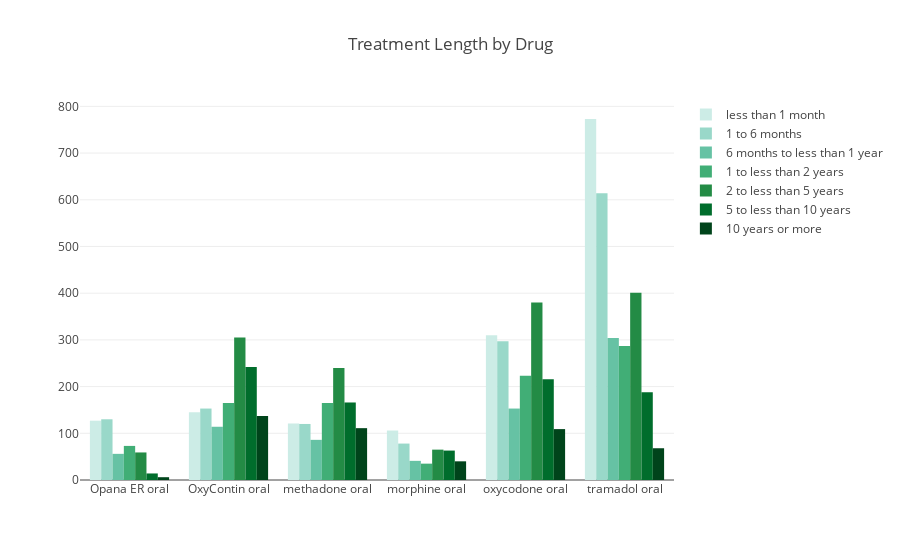

Notebook cell for this chart:
### Code cell
# interactive plot of treatment length
sortedLength = ['less than 1 month', '1 to 6 months', '6 months to less than 1 year', '1 to less than 2 years', '2 to less than 5 years', '5 to less than 10 years', '10 years or more']
col = []
for i in range(1, len(sortedLength)+1):
    col.append(cl.scales['9']['seq']['BuGn'][i+1])
    
trace = []
for i in range(0, len(sortedLength)):
    trace.append(go.Bar(x = drugNames,
                        y = data3.total[data3.treatment_length == sortedLength[i]], 
                        name = sortedLength[i],
                        marker = dict(color=col[i])
                        ))
layout = go.Layout(title = 'Treatment Length by Drug')
    
iplot(go.Figure(data = trace, layout = layout))

### Figure 1 — Plotly figure (JSON) as saved in the notebook; plotly's stock layout.template omitted (floating-point values rounded to 4 significant figures)
{"data": [{"marker": {"color": "rgb(204,236,230)"}, "name": "less than 1 month", "type": "bar", "uid": "5c3c7192-abd5-11e8-99ea-f0e2b0e4142d", "x": ["Opana ER oral", "OxyContin oral", "methadone oral", "morphine oral", "oxycodone oral", "tramadol oral"], "y": [127, 145, 121, 106, 310, 773]}, {"marker": {"color": "rgb(153,216,201)"}, "name": "1 to 6 months", "type": "bar", "uid": "5c3c7193-abd5-11e8-bac4-f0e2b0e4142d", "x": ["Opana ER oral", "OxyContin oral", "methadone oral", "morphine oral", "oxycodone oral", "tramadol oral"], "y": [130, 153, 120, 78, 297, 614]}, {"marker": {"color": "rgb(102,194,164)"}, "name": "6 months to less than 1 year", "type": "bar", "uid": "5c3c7194-abd5-11e8-b229-f0e2b0e4142d", "x": ["Opana ER oral", "OxyContin oral", "methadone oral", "morphine oral", "oxycodone oral", "tramadol oral"], "y": [56, 114, 86, 41, 153, 304]}, {"marker": {"color": "rgb(65,174,118)"}, "name": "1 to less than 2 years", "type": "bar", "uid": "5c3c7195-abd5-11e8-b51c-f0e2b0e4142d", "x": ["Opana ER oral", "OxyContin oral", "methadone oral", "morphine oral", "oxycodone oral", "tramadol oral"], "y": [73, 165, 165, 35, 223, 287]}, {"marker": {"color": "rgb(35,139,69)"}, "name": "2 to less than 5 years", "type": "bar", "uid": "5c3c7196-abd5-11e8-9369-f0e2b0e4142d", "x": ["Opana ER oral", "OxyContin oral", "methadone oral", "morphine oral", "oxycodone oral", "tramadol oral"], "y": [59, 305, 240, 65, 380, 401]}, {"marker": {"color": "rgb(0,109,44)"}, "name": "5 to less than 10 years", "type": "bar", "uid": "5c3c7197-abd5-11e8-bdf0-f0e2b0e4142d", "x": ["Opana ER oral", "OxyContin oral", "methadone oral", "morphine oral", "oxycodone oral", "tramadol oral"], "y": [14, 242, 166, 63, 216, 188]}, {"marker": {"color": "rgb(0,68,27)"}, "name": "10 years or more", "type": "bar", "uid": "5c3c7198-abd5-11e8-9e80-f0e2b0e4142d", "x": ["Opana ER oral", "OxyContin oral", "methadone oral", "morphine oral", "oxycodone oral", "tramadol oral"], "y": [6, 137, 111, 40, 109, 68]}], "layout": {"title": "Treatment Length by Drug"}}
